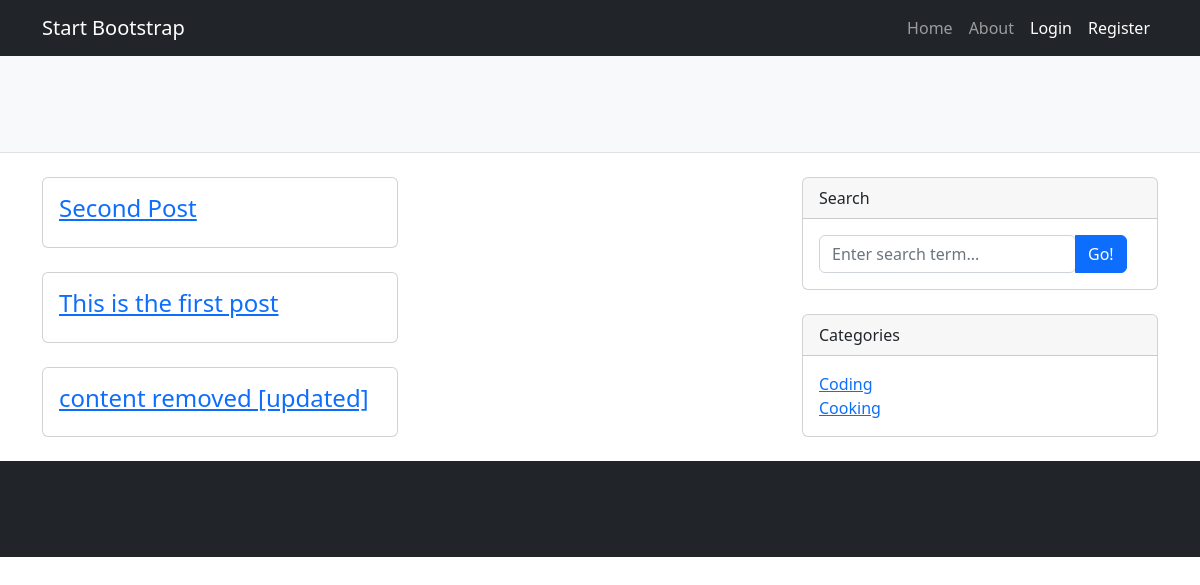
The page /category/1 on the database as committed earlier.
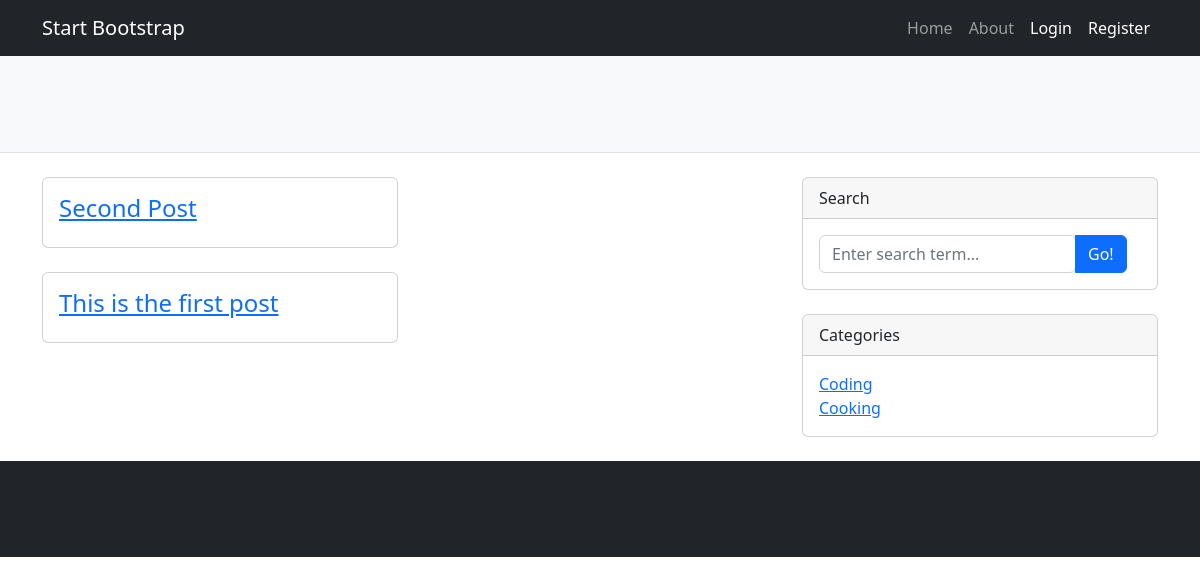
The same page on the database as committed later.
### core/models.py (models this page shows, shortened)
class Post(models.Model):
    author = models.ForeignKey(User, on_delete=models.CASCADE)
    title = models.CharField(max_length=30)
    overview = models.CharField(max_length=60, null=True, blank=True)
    content = RichTextField(blank=True, null=True)
    category = models.ManyToManyField(Category, blank=True)
    thumbnail = models.ImageField(upload_to='media/thumbnails', null=True, blank=True)
    timestamp = models.DateTimeField(auto_now_add=True)
    view_count = models.IntegerField(default=0)

class Category(models.Model):
    category_name = models.CharField(max_length=30)

### core/views.py (the view)
# urls.py: path('category/<int:category_id>', views.category_browse, name='category-browse'),
def category_browse(request, category_id):
    category_selected = get_object_or_404(Category, id=category_id)
    post_list = Post.objects.filter(category=category_selected)
    return render(request, 'core/category_result.html', {'post_list': post_list})

### core/context_processors.py (called while the page is built)
def category_sidebar(request):
    return {'category_list': Category.objects.all()}

### core/templates/core/category_result.html (shortened to what this page needs)
{% extends 'core/base.html' %}
{% load static %}
{% block content %}
    <header class="py-5 bg-light border-bottom mb-4">
    </header>
    <div class="container">
        <div class="row">
            <div class="col-lg-8">
                <div class="row">
                    <div class="col-lg-6">
                        {% for post in post_list %}
                            <div class="card mb-4">
                                <div class="card-body">
                                    <h2 class="card-title h4"><a href="{% url 'post-detail' post.id %}">{{ post.title }}</a></h2>
                                </div>
                            </div>
                        {% endfor %}
                                </div>
                                <div class="col-lg-6">
                        </div>
                </div>
            </div>
{% endblock %}

### core/templates/core/base.html (shortened to what this page needs)
{% load static %}
<!DOCTYPE html>
<html lang="en">
<head>
    <link href="{% static 'css/styles.css' %}" rel="stylesheet"/>
</head>
<body>
<nav class="navbar navbar-expand-lg navbar-dark bg-dark">
    <div class="container">
        <a class="navbar-brand" href="{% url 'home' %}">Start Bootstrap</a>
        <div class="collapse navbar-collapse" id="navbarSupportedContent">
            <ul class="navbar-nav ms-auto mb-2 mb-lg-0">
                <li class="nav-item"><a class="nav-link" href="#">Home</a></li>
                <li class="nav-item"><a class="nav-link" href="#!">About</a></li>
                {% if user.is_authenticated %}
                    <li class="nav-item"><a class="nav-link active" aria-current="page"
                                            href="{% url 'logout' %}">Logout</a></li>
                    <li class="nav-item"><a class="nav-link" href="{% url 'add-post' %}">Create Post</a></li>
                {% else %}
                    <li class="nav-item"><a class="nav-link active" aria-current="page"
                                            href="{% url 'login' %}">Login</a></li>
                    <li class="nav-item"><a class="nav-link active" aria-current="page" href="{% url 'register' %}">Register</a>
                    </li>
                {% endif %}
            </ul>
        </div>
    </div>
</nav>
{% block content %}
{% endblock %}
<div class="col-lg-4">
    <div class="card mb-4">
        <div class="card-header">Search</div>
        <div class="card-body">
            <div class="input-group">
                <form action="{% url 'search' %}" method="GET">
                    <input name="q" class="form-control" type="text" placeholder="Enter search term..."
                           aria-label="Enter search term..." aria-describedby="button-search"/>
                </form>
                <button class="btn btn-primary" id="button-search" type="button">Go!</button>
            </div>
        </div>
    </div>
    <div class="card mb-4">
        <div class="card-header">Categories</div>
        <div class="card-body">
            <div class="row">
                <div class="col-sm-6">
                    {% for category in category_list %}
                        <ul class="list-unstyled mb-0">
                            <li><a href="{% url 'category-browse' category.id %}">{{ category.category_name }}</a></li>
                        </ul>
                    {% endfor %}
                </div>
            </div>
        </div>
    </div>
</div>
</div>
</div>
<footer class="py-5 bg-dark">
</footer>
</body>
</html>

Rows that differ between the two databases and show on the page:
no longer on this page (row edited): Post: title "content removed [updated]"
